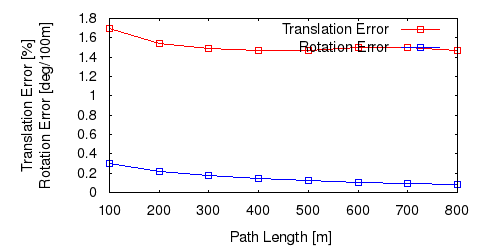

Source code (gnuplot):
set term postscript eps enhanced color
set output "01_trl.eps"
set size ratio 0.5
set yrange [0:*]
set xlabel "Path Length [m]"
set ylabel "Translation Error [%]\nRotation Error [deg/100m]"
plot "01_tl.txt" using 1:($2*100) title 'Translation Error' lc rgb "#FF0000" pt 4 w linespoints,"01_rl.txt" using 1:($2*57.3*100) title 'Rotation Error' lc rgb "#0000FF" pt 4 w linespoints
